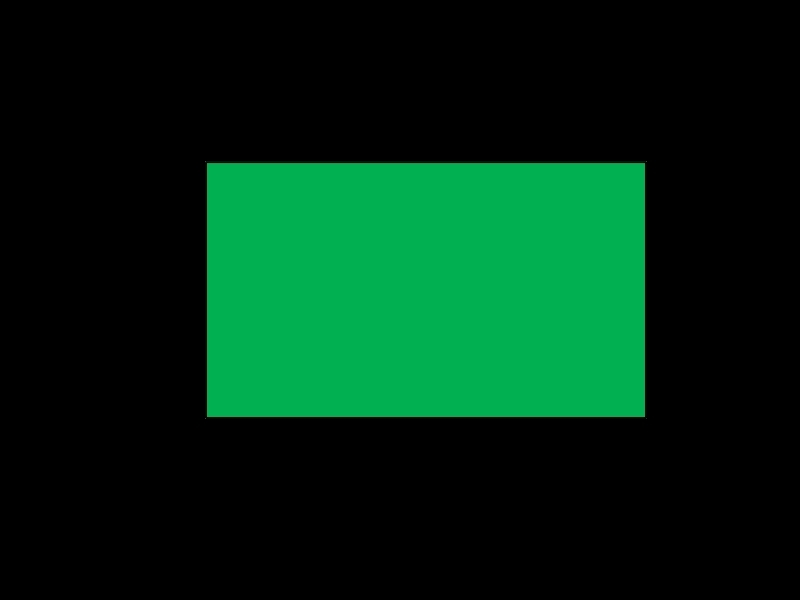
#> input picture rectangle.jpg, 800 x 600 px
$ python distancetransform.py
#> lines starting #> are read from the running program, lines starting #| are printed output that depends on the picture; after the words box and inside, x2 and y2 are one past the last pixel; in counts of white or black regions, pixels touching at a corner belong together
import cv2 as cv
import numpy as np

# 이미지를 읽어서 바이너리 스케일로 변환
img = cv.imread('rectangle.jpg')
#> img is the input picture: shape (600, 800, 3); mean B, G, R 18.8, 40.8, 0.5

gray = cv.cvtColor(img, cv.COLOR_BGR2GRAY)
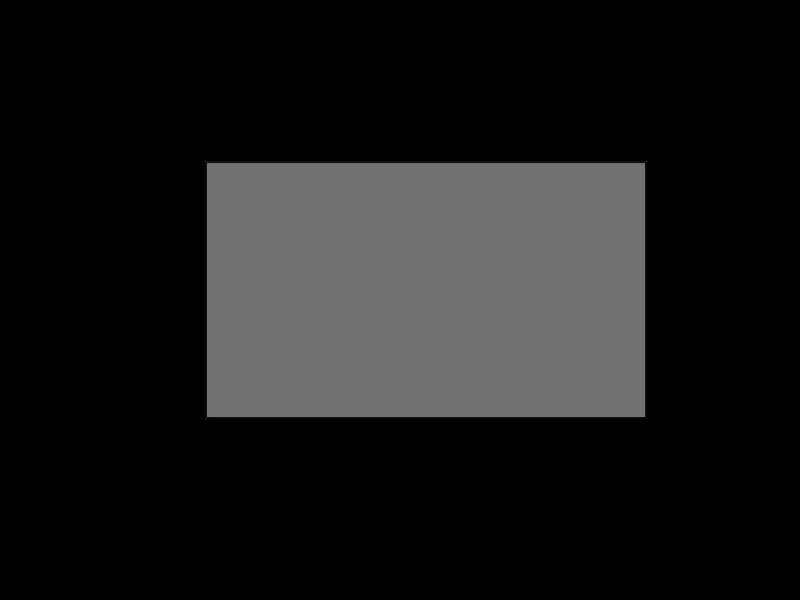
#> gray: shape (600, 800); min 0, max 115, mean 26.3

_, biimg = cv.threshold(gray, 0, 255, cv.THRESH_BINARY + cv.THRESH_OTSU)
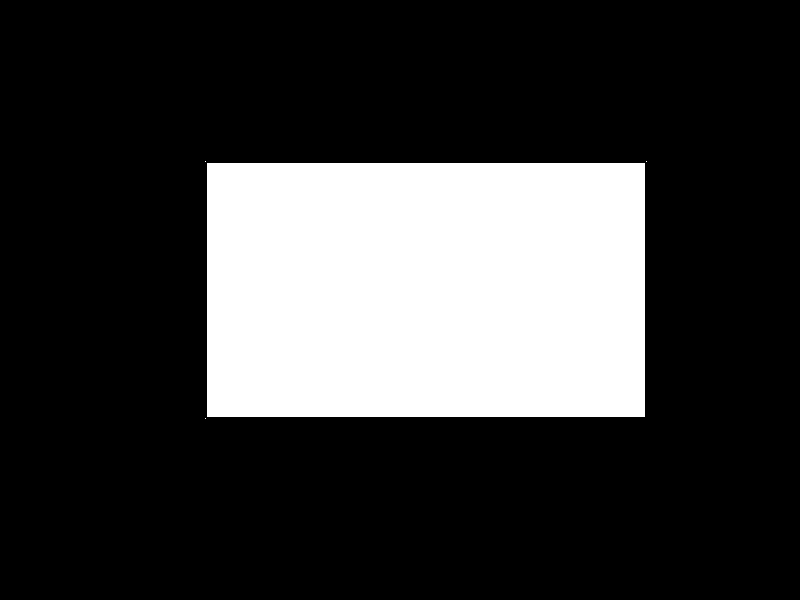
#> biimg: shape (600, 800); 23.2% white; 4 white regions (3 under 20 px), largest, box (x1, y1, x2, y2) and area: (207, 163, 645, 417) 111252

# 거리 변환
dst = cv.distanceTransform(biimg, cv.DIST_L2, 5)
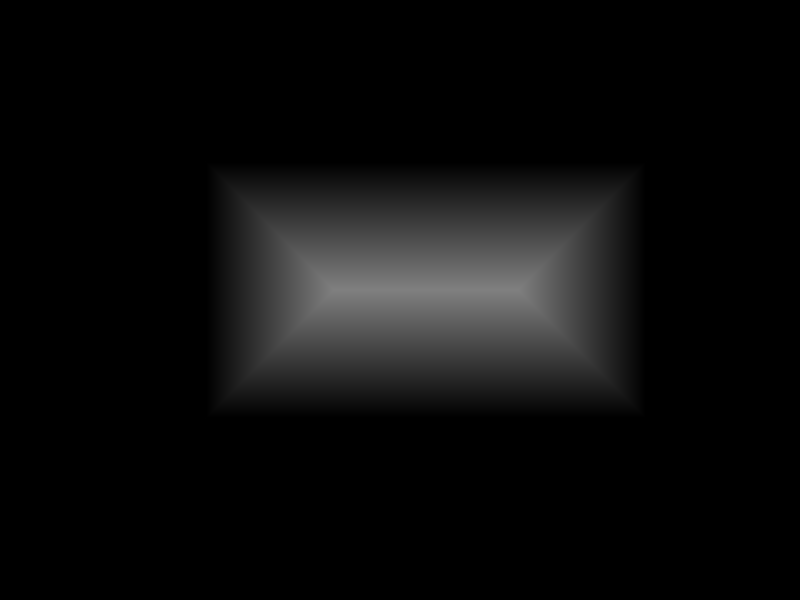
#> dst: shape (600, 800) float32; min 0, max 127, mean 12

# 거리 값을 0 ~ 255 범위로 정규화
dst = (dst/(dst.max()-dst.min()) * 255).astype(np.uint8)
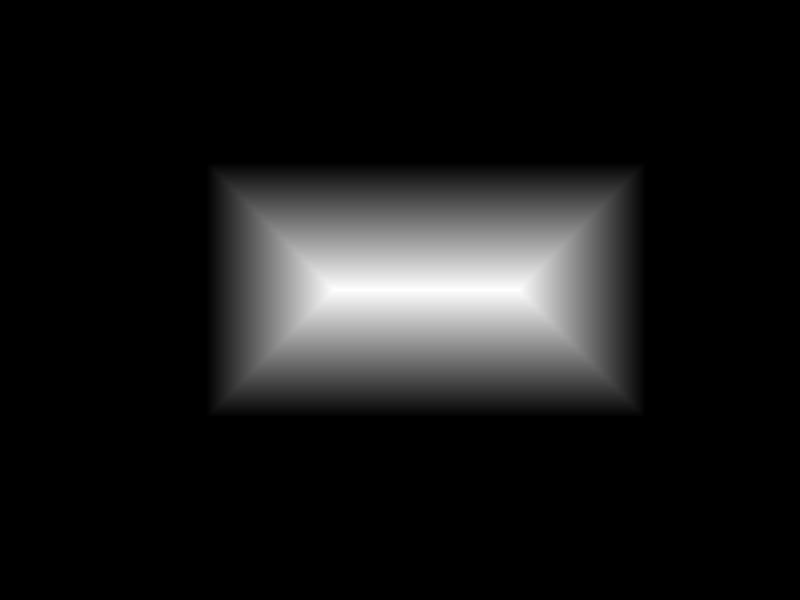
#> dst: shape (600, 800); min 0, max 255, mean 24

# 결과 출력
cv.imshow('origin', img)
cv.imshow('distance_transform', dst)

cv.waitKey(0)
cv.destroyAllWindows()
